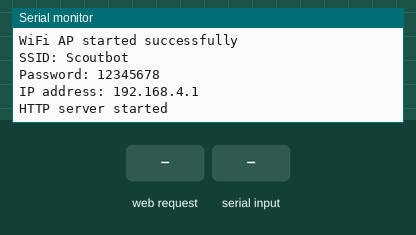
Recording of a sketch running on a simulated ESP32. Parts: the last lines printed to the serial monitor. The inputs (shaded band) are chosen by the test bench. The camera gives no picture.

Above: at 2.5 s.
2.6 s: HTTP request GET /cmd?c=OBSTACLE received
At 3.8 s:
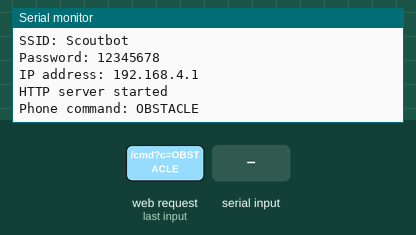
4.1 s: "OBSTACLE" received over the second serial link
At 5.2 s:
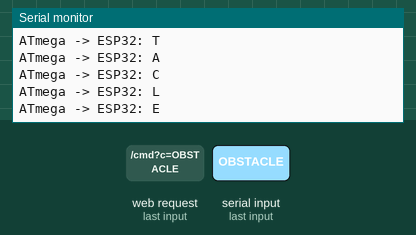
5.6 s: HTTP request GET /cmd?c=1 received
At 6.1 s:
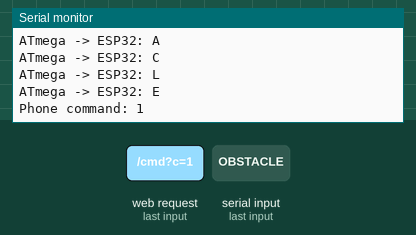
7.1 s: "1" received over the second serial link
At 8.4 s:
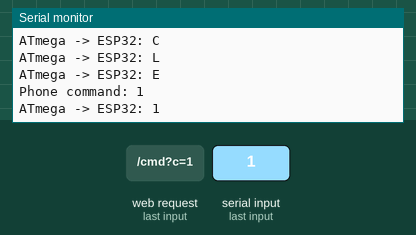

Measured:
- after the input at 2.6 s, the serial monitor: prints a new line at once (image 1)
- after the input at 4.1 s, the serial monitor: prints a new line at once (image 2)
- after the input at 5.6 s, the serial monitor: prints a new line at once (image 3)
- after the input at 7.1 s, the serial monitor: prints a new line at once (image 4)

The sketch:

adnan.ino
```cpp
#include <Arduino.h>
#include "esp_camera.h"
#include "img_converters.h"
#include <WiFi.h>
#include <WebServer.h>

// =====================================================
// AI THINKER ESP32-CAM / GC2145 CAMERA PINS
// =====================================================

#define PWDN_GPIO_NUM     32
#define RESET_GPIO_NUM    -1
#define XCLK_GPIO_NUM      0
#define SIOD_GPIO_NUM     26
#define SIOC_GPIO_NUM     27

#define Y9_GPIO_NUM       35
#define Y8_GPIO_NUM       34
#define Y7_GPIO_NUM       39
#define Y6_GPIO_NUM       36
#define Y5_GPIO_NUM       21
#define Y4_GPIO_NUM       19
#define Y3_GPIO_NUM       18
#define Y2_GPIO_NUM        5

#define VSYNC_GPIO_NUM    25
#define HREF_GPIO_NUM     23
#define PCLK_GPIO_NUM     22


// =====================================================
// UART CONNECTION TO ATMEGA32
// =====================================================

#define ATMEGA_RX 13
#define ATMEGA_TX 14

HardwareSerial AtmegaSerial(2);


// =====================================================
// GLOBAL OBJECTS & VARIABLES
// =====================================================

const char* AP_SSID = "Scoutbot";
const char* AP_PASSWORD = "12345678";

WebServer server(80);

uint8_t* photoBuffer = NULL;
size_t photoLength = 0;

bool obstacleDetected = false;


// =====================================================
// CAMERA INITIALIZATION
// =====================================================

bool initCamera()
{
  camera_config_t config;

  config.ledc_channel = LEDC_CHANNEL_0;
  config.ledc_timer = LEDC_TIMER_0;

  config.pin_d0 = Y2_GPIO_NUM;
  config.pin_d1 = Y3_GPIO_NUM;
  config.pin_d2 = Y4_GPIO_NUM;
  config.pin_d3 = Y5_GPIO_NUM;
  config.pin_d4 = Y6_GPIO_NUM;
  config.pin_d5 = Y7_GPIO_NUM;
  config.pin_d6 = Y8_GPIO_NUM;
  config.pin_d7 = Y9_GPIO_NUM;

  config.pin_xclk = XCLK_GPIO_NUM;

  config.pin_pclk = PCLK_GPIO_NUM;
  config.pin_vsync = VSYNC_GPIO_NUM;
  config.pin_href = HREF_GPIO_NUM;

  config.pin_sccb_sda = SIOD_GPIO_NUM;
  config.pin_sccb_scl = SIOC_GPIO_NUM;

  config.pin_pwdn = PWDN_GPIO_NUM;
  config.pin_reset = RESET_GPIO_NUM;

  config.xclk_freq_hz = 20000000;

  // Now that the pin mapping above is corrected to match the proven-working
  // reference, plain RGB565 is fine - the earlier corruption was never a
  // format issue, it was reading the sensor's data bus off the wrong pins.
  config.pixel_format = PIXFORMAT_RGB565;
  config.frame_size = FRAMESIZE_QVGA;
  config.jpeg_quality = 12;
  config.fb_count = 1;
  config.grab_mode = CAMERA_GRAB_LATEST; // matches the known-working reference

  if (psramFound())
  {
    config.fb_location = CAMERA_FB_IN_PSRAM;
  }
  else
  {
    config.fb_location = CAMERA_FB_IN_DRAM;
  }

  Serial.println("Initializing camera...");

  esp_err_t err = esp_camera_init(&config);

  if (err != ESP_OK)
  {
    Serial.printf("Camera initialization failed: 0x%x\n", err);
    return false;
  }

  sensor_t* sensor = esp_camera_sensor_get();
  Serial.printf("Camera initialized. PID = 0x%04X\n", sensor->id.PID);

  if (sensor->id.PID == 0x2145)
    Serial.println("Camera sensor = GC2145");
  else if (sensor->id.PID == 0x26)
    Serial.println("Camera sensor = OV2640");
  else
    Serial.println("Unexpected camera sensor detected - double check board type.");

  // Discard the first frame - right after init it can be a stale/partially
  // configured frame grabbed before the sensor has fully settled.
  camera_fb_t* warmup = esp_camera_fb_get();
  if (warmup)
  {
    esp_camera_fb_return(warmup);
    Serial.println("Discarded warm-up frame");
  }

  return true;
}


// =====================================================
// CAPTURE PHOTO
// =====================================================

bool capturePhoto()
{
  Serial.println("Capturing photo...");

  camera_fb_t* fb = esp_camera_fb_get();

  if (!fb)
  {
    Serial.println("Camera capture failed!");
    return false;
  }

  Serial.printf("Captured: %dx%d, %d bytes\n", fb->width, fb->height, fb->len);

  uint8_t* jpgBuffer = NULL;
  size_t jpgLength = 0;

  // Convert RGB565 -> JPEG
  bool converted = fmt2jpg(
    fb->buf,
    fb->len,
    fb->width,
    fb->height,
    PIXFORMAT_RGB565,
    70,
    &jpgBuffer,
    &jpgLength
  );

  esp_camera_fb_return(fb);

  if (!converted || jpgBuffer == NULL)
  {
    Serial.println("RGB565 -> JPEG conversion FAILED");
    if (jpgBuffer) free(jpgBuffer);
    return false;
  }

  // Double buffer swap
  uint8_t* oldBuffer = photoBuffer;

  photoBuffer = jpgBuffer;
  photoLength = jpgLength;

  if (oldBuffer != NULL)
  {
    free(oldBuffer);
  }

  Serial.printf("JPEG created: %d bytes\n", photoLength);

  obstacleDetected = true;

  return true;
}


// =====================================================
// HOME PAGE
// =====================================================

void handleRoot()
{
  String html = R"rawliteral(
<!DOCTYPE html>
<html>
<head>
<meta name="viewport" content="width=device-width, initial-scale=1">
<title>Scoutbot</title>
<style>
body {
  font-family: Arial;
  text-align: center;
  background: #eeeeee;
}
button {
  width: 120px;
  height: 65px;
  margin: 7px;
  font-size: 22px;
  border-radius: 12px;
}
.stop {
  background: #ff5555;
}
.speed {
  width: 80px;
  height: 55px;
  font-size: 16px;
  background: #cfe8ff;
}
.download {
  background: #55cc77;
  color: white;
}
#photo {
  max-width: 95%;
  margin-top: 20px;
}
</style>
</head>
<body>

<h1>Scoutbot</h1>
<h2>Control</h2>

<div>
  <button onclick="sendCommand('F')">Forward</button>
</div>
<div>
  <button onclick="sendCommand('L')">Left</button>
  <button class="stop" onclick="sendCommand('S')">STOP</button>
  <button onclick="sendCommand('R')">Right</button>
</div>
<div>
  <button onclick="sendCommand('B')">Backward</button>
</div>

<h2>Speed</h2>
<div>
  <button class="speed" onclick="sendCommand('1')">20%</button>
  <button class="speed" onclick="sendCommand('2')">40%</button>
  <button class="speed" onclick="sendCommand('3')">60%</button>
  <button class="speed" onclick="sendCommand('4')">80%</button>
  <button class="speed" onclick="sendCommand('5')">100%</button>
</div>

<h2 id="status">Status: Ready</h2>
<img id="photo" style="display:none;">
<br>
<a id="downloadLink" style="display:none;" download="scoutbot_photo.jpg">
  <button class="download">Download Photo</button>
</a>

<script>
function sendCommand(cmd) {
  fetch("/cmd?c=" + cmd);
  document.getElementById("status").innerHTML = "Command: " + cmd;
}

function checkObstacle() {
  fetch("/status")
    .then(response => response.text())
    .then(data => {
      if(data == "OBSTACLE") {
        document.getElementById("status").innerHTML = "OBSTACLE DETECTED";

        // Show the warning for 2 seconds, then go back to normal
        setTimeout(function() {
          document.getElementById("status").innerHTML = "Status: Ready";
        }, 2000);

        let photoUrl = "/photo?t=" + new Date().getTime();

        let img = document.getElementById("photo");
        img.src = photoUrl;
        img.style.display = "block";

        let dl = document.getElementById("downloadLink");
        dl.href = photoUrl;
        dl.style.display = "inline-block";
      }
    });
}

setInterval(checkObstacle, 2000);
</script>

</body>
</html>
)rawliteral";

  server.send(200, "text/html", html);
}


// =====================================================
// PHONE COMMAND
// =====================================================

void handleCommand()
{
  if (!server.hasArg("c"))
  {
    server.send(400, "text/plain", "Missing command");
    return;
  }

  String cmd = server.arg("c");

  Serial.print("Phone command: ");
  Serial.println(cmd);

  if (cmd.length() > 0)
  {
    char c = cmd.charAt(0);
    AtmegaSerial.write(c);
  }

  server.send(200, "text/plain", "OK");
}


// =====================================================
// SEND PHOTO
// =====================================================

void handlePhoto()
{
  if (photoBuffer == NULL || photoLength == 0)
  {
    server.send(404, "text/plain", "No photo available");
    return;
  }

  server.sendHeader("Cache-Control", "no-cache, no-store, must-revalidate");
  server.sendHeader("Content-Disposition", "inline; filename=scoutbot_photo.jpg");

  server.send_P(
    200,
    "image/jpeg",
    (const char*)photoBuffer,
    photoLength
  );
}


// =====================================================
// STATUS
// =====================================================

void handleStatus()
{
  if (obstacleDetected)
  {
    server.send(200, "text/plain", "OBSTACLE");
    obstacleDetected = false;
  }
  else
  {
    server.send(200, "text/plain", "OK");
  }
}


// =====================================================
// SETUP
// =====================================================

void setup()
{
  Serial.begin(115200);
  delay(1000);

  Serial.println();
  Serial.println("==============================");
  Serial.println("SCOUTBOT ESP32-CAM");
  Serial.println("==============================");

  // HardwareSerial(2) to ATmega32
  AtmegaSerial.begin(4800, SERIAL_8N1, ATMEGA_RX, ATMEGA_TX); // must match ATmega32's UBRRL=12 (4800 baud @ 1MHz)
  Serial.println("ATmega UART started");

  if (!initCamera())
  {
    Serial.println("Camera initialization failed!");
    return;
  }


  // ===================================================
  // WIFI ACCESS POINT SETUP WITH STABLE CONFIG
  // ===================================================

  WiFi.mode(WIFI_AP);

  IPAddress local_IP(192, 168, 4, 1);
  IPAddress gateway(192, 168, 4, 1);
  IPAddress subnet(255, 255, 255, 0);

  // Configure IP routing before launching AP
  WiFi.softAPConfig(local_IP, gateway, subnet);

  // Channel 6, visible (0), max 4 clients
  bool apStarted = WiFi.softAP(AP_SSID, AP_PASSWORD, 6, 0, 4);

  if (apStarted) {
    Serial.println("WiFi AP started successfully");
  } else {
    Serial.println("WiFi AP setup FAILED!");
  }

  IPAddress IP = WiFi.softAPIP();

  WiFi.setTxPower(WIFI_POWER_11dBm); // lower TX power -> lower peak current draw during transmit bursts
  WiFi.setSleep(false); // disable modem sleep - avoids wake-up timing jitter coinciding with a camera capture

  Serial.println();
  Serial.print("SSID: ");
  Serial.println(AP_SSID);
  Serial.print("Password: ");
  Serial.println(AP_PASSWORD);
  Serial.print("IP address: ");
  Serial.println(IP);


  // ===================================================
  // HTTP SERVER
  // ===================================================

  server.on("/", HTTP_GET, handleRoot);
  server.on("/cmd", HTTP_GET, handleCommand);
  server.on("/photo", HTTP_GET, handlePhoto);
  server.on("/status", HTTP_GET, handleStatus);

  server.begin();
  Serial.println("HTTP server started");
}


// =====================================================
// LOOP
// =====================================================

void loop()
{
  server.handleClient();

  while (AtmegaSerial.available())
  {
    char c = AtmegaSerial.read();

    Serial.print("ATmega -> ESP32: ");
    Serial.println(c);

    if (c == 'O')
    {
      Serial.println("OBSTACLE RECEIVED!");
      capturePhoto();
    }
  }
}
```
